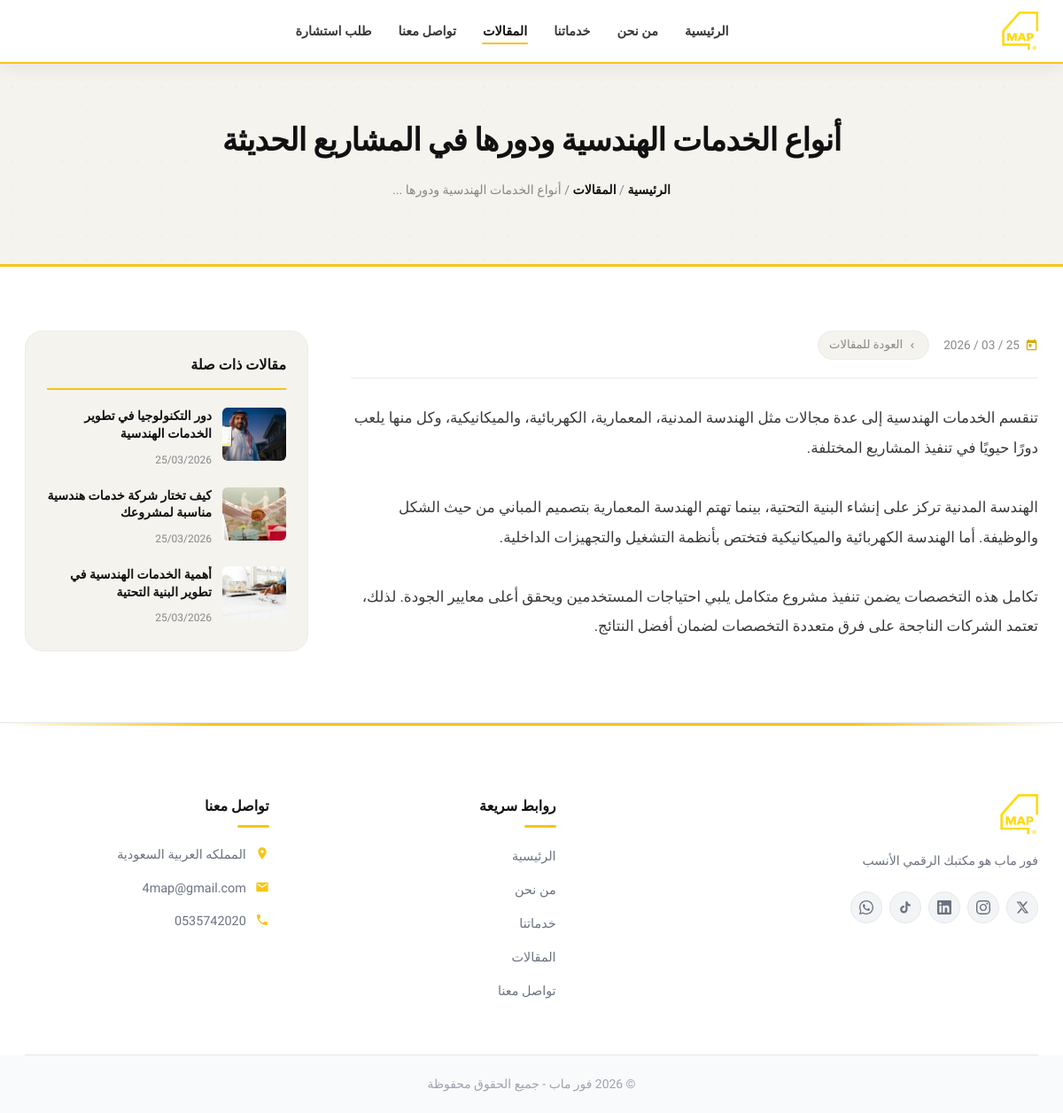
The app's page /article.php?id=5 with its own data.
### tables this page shows
CREATE TABLE `articles` (
  `id` int(11) NOT NULL,
  `title` varchar(255) NOT NULL,
  `excerpt` text DEFAULT NULL,
  `meta_title` varchar(70) DEFAULT NULL,
  `meta_description` varchar(170) DEFAULT NULL,
  `content` longtext NOT NULL,
  `image` varchar(255) DEFAULT NULL,
  `status` enum('active','inactive') DEFAULT 'active',
  `created_at` timestamp NOT NULL DEFAULT current_timestamp(),
  `updated_at` timestamp NULL DEFAULT NULL ON UPDATE current_timestamp()
);

### article.php (the view, shortened to what this page needs)
<?php
require_once 'includes/settings.php';
$id = isset($_GET['id']) ? (int)$_GET['id'] : 0;
$stmt = $pdo->prepare("SELECT * FROM articles WHERE id = ? AND status = 'active'");
$stmt->execute([$id]);
$article = $stmt->fetch(PDO::FETCH_ASSOC);
$relStmt = $pdo->prepare("
    SELECT id, title, excerpt, image, created_at
    FROM articles
    WHERE status = 'active' AND id != ?
    ORDER BY id DESC
    LIMIT 3
");
$relStmt->execute([$id]);
$related = $relStmt->fetchAll(PDO::FETCH_ASSOC);
require_once 'includes/header.php';
?>
<section class="page-hero" aria-labelledby="article-title">
  <div class="container">
    <h1 id="article-title" style="font-size: clamp(1.4rem, 3vw, 2.2rem);">
      <?php echo htmlspecialchars($article['title']); ?>
    </h1>
    <div class="page-breadcrumb">
      <a href="index.php">الرئيسية</a> /
      <a href="articles.php">المقالات</a> /
      <?php echo htmlspecialchars(mb_substr($article['title'], 0, 30)); ?>...
    </div>
  </div>
</section>
<section style="background: var(--w); padding: 72px 0 80px;">
  <div class="container">
    <div class="article-layout-grid" style="display:grid; grid-template-columns: 1fr 320px; gap: 48px; align-items: start;">
      <article>
        <div style="display:flex; align-items:center; gap:16px; margin-bottom:28px; padding-bottom:20px; border-bottom:1.5px solid var(--b);">
          <div style="display:flex; align-items:center; gap:6px; font-size:0.85rem; color:var(--t-muted);">
            <svg width="15" height="15" viewBox="0 0 24 24" fill="var(--y-dk)">
              <path d="M19 3h-1V1h-2v2H8V1H6v2H5c-1.1 0-2 .9-2 2v14c0 1.1.9 2 2 2h14c1.1 0 2-.9 2-2V5c0-1.1-.9-2-2-2zm0 16H5V8h14v11zM7 10h5v5H7z"/>
            </svg>
            <?php echo date('d / m / Y', strtotime($article['created_at'])); ?>
          </div>
          <a href="articles.php"
             style="display:inline-flex; align-items:center; gap:5px; font-size:0.82rem; color:var(--t-muted); background:var(--w-cream); padding:4px 12px; border-radius:var(--r-pill); border:1px solid var(--b); transition:var(--ease);"
             onmouseover="this.style.borderColor='var(--y)'; this.style.color='var(--y-dk)'"
             onmouseout="this.style.borderColor='var(--b)'; this.style.color='var(--t-muted)'">
            <svg width="12" height="12" viewBox="0 0 24 24" fill="currentColor">
              <path d="M15.41 7.41L14 6l-6 6 6 6 1.41-1.41L10.83 12z"/>
            </svg>
            العودة للمقالات
          </a>
        </div>
        <div style="font-size:1.05rem; line-height:2; color:var(--t-body);" class="article-content">
          <?php echo nl2br(htmlspecialchars($article['content'])); ?>
        </div>
      </article>
      <aside>
        <?php if (!empty($related)): ?>
        <div style="
          background: var(--w-cream);
          border-radius: var(--r-lg);
          padding: 24px;
          border: 1.5px solid var(--b);
          position: sticky;
          top: calc(var(--nav-h) + 24px);
        ">
          <h3 style="font-size:1rem; font-weight:700; color:var(--t-dark); margin-bottom:20px; padding-bottom:12px; border-bottom:2px solid var(--y);">
            مقالات ذات صلة
          </h3>
          <div style="display:flex; flex-direction:column; gap:18px;">
            <?php foreach ($related as $r): ?>
              <a href="article.php?id=<?php echo (int)$r['id']; ?>"
                 style="display:flex; gap:12px; text-decoration:none; color:inherit;"
                 onmouseover="this.querySelector('h4').style.color='var(--y-dk)'"
                 onmouseout="this.querySelector('h4').style.color='var(--t-dark)'">
                <?php if (!empty($r['image'])): ?>
                  <div style="width:72px; height:60px; border-radius:var(--r-sm); overflow:hidden; flex-shrink:0;">
                    <img src="<?php echo htmlspecialchars($r['image']); ?>"
                         alt=""
                         style="width:100%; height:100%; object-fit:cover;"
                         onerror="this.parentElement.style.display='none'">
                  </div>
                <?php endif; ?>
                <div style="flex:1;">
                  <h4 style="font-size:0.88rem; font-weight:700; color:var(--t-dark); line-height:1.4; margin-bottom:4px; transition:color var(--ease); display:-webkit-box;-webkit-line-clamp:2;-webkit-box-orient:vertical;overflow:hidden;">
                    <?php echo htmlspecialchars($r['title']); ?>
                  </h4>
                  <span style="font-size:0.75rem; color:var(--t-muted);">
                    <?php echo date('d/m/Y', strtotime($r['created_at'])); ?>
                  </span>
                </div>
              </a>
            <?php endforeach; ?>
          </div>
        </div>
        <?php endif; ?>
      </aside>
    </div>
  </div>
</section>
<?php require_once 'includes/footer.php'; ?>

### assets/css/style.css (style rules this page uses)
:root { --y: #f5c518; --y-dk: #d9a900; --y-lt: #fffdf0; --y-ghost: rgba(245, 197, 24, 0.08); --w: #ffffff; --w-warm: #faf9f6; --w-cream: #f5f3ee; --t-dark: #111111; --t-body: #3a3a3a; --t-muted: #888888; --t-light: #b8b8b8; --b: #ebebeb; --b-md: #e0ddd8; --sh-xs: 0 1px 3px rgba(0, 0, 0, 0.04), 0 1px 8px rgba(0, 0, 0, 0.04); --sh-sm: 0 2px 12px rgba(0, 0, 0, 0.06), 0 1px 4px rgba(0, 0, 0, 0.04); --sh-md: 0 8px 28px rgba(0, 0, 0, 0.09), 0 2px 8px rgba(0, 0, 0, 0.05); --sh-lg: 0 20px 56px rgba(0, 0, 0, 0.12), 0 4px 16px rgba(0, 0, 0, 0.06); --sh-y: 0 6px 24px rgba(245, 197, 24, 0.3); --font: "IBM Plex Sans Arabic", sans-serif; --r-sm: 6px; --r-md: 12px; --r-lg: 20px; --r-xl: 28px; --r-pill: 999px; --nav-h: 72px; --ease: 0.28s cubic-bezier(0.4, 0, 0.2, 1); --ease-bounce: 0.4s cubic-bezier(0.34, 1.56, 0.64, 1); }
*, *::before, *::after { box-sizing: border-box; margin: 0; padding: 0; }
html { scroll-behavior: smooth; font-size: 16px; -webkit-text-size-adjust: 100%; }
body { font-family: var(--font); direction: rtl; text-align: right; color: var(--t-body); background: var(--w); line-height: 1.75; overflow-x: hidden; }
a { text-decoration: none; color: inherit; }
img { max-width: 100%; height: auto; display: block; }
.container { width: 100%; max-width: 1200px; margin: 0 auto; padding: 0 28px; }
.page-hero { background: var(--w-cream); padding: 80px 0 72px; text-align: center; position: relative; overflow: hidden; border-bottom: 3px solid var(--y); }
.page-hero::before { content: ""; position: absolute; inset: 0; background-image: radial-gradient( rgba(245, 197, 24, 0.1) 1.5px, transparent 1.5px ); background-size: 28px 28px; pointer-events: none; }
.page-hero h1 { font-size: clamp(1.9rem, 3.5vw, 2.8rem); font-weight: 900; color: var(--t-dark); letter-spacing: -0.025em; position: relative; z-index: 1; }
.page-breadcrumb { margin-top: 12px; font-size: 0.88rem; color: var(--t-muted); position: relative; z-index: 1; }
.page-breadcrumb a { color: var(--t-dark); font-weight: 700; transition: color var(--ease); }
body.is-inner .page-hero, body:not(.is-home) .page-hero { padding-top: calc(var(--nav-h) + 56px); }

### records on screen
articles: title "أنواع الخدمات الهندسية ودورها في المشاريع الحديثة", title "أنواع الخدمات الهندسية ودورها", created_at "25 / 03 / 2026", content "تنقسم الخدمات الهندسية إلى عدة مجالات مثل الهندسة المدنية، المعمارية، الكهربائية، والميكانيكية، وكل منها يلعب دورًا حيويًا في تنفيذ المشاريع المختلفة. الهندسة المدنية تركز على إنشاء البنية التحتية، بينما تهتم الهندسة المعمارية بتصميم المباني من حيث الشكل والوظيفة. أما الهندسة الكهربائية والميكانيكية فتختص بأنظمة التشغيل والتجهيزات الداخلية. تكامل هذه التخصصات يضمن تنفيذ مشروع متكامل يلبي احتياجات المستخدمين ويحقق أعلى معايير الجودة. لذلك، تعتمد الشركات الناجحة على فرق متعددة التخصصات لضمان أفضل النتائج."
articles: image (picture), title "دور التكنولوجيا في تطوير الخدمات الهندسية", created_at "25/03/2026"
articles: image (picture), title "كيف تختار شركة خدمات هندسية مناسبة لمشروعك", created_at "25/03/2026"
articles: image (picture), title "أهمية الخدمات الهندسية في تطوير البنية التحتية", created_at "25/03/2026"

### other values on screen
$footerAbout "فور ماب هو مكتبك الرقمي الأنسب"
$address "المملكه العربية السعودية"
$email "4map@gmail.com"
$phone "0535742020"
